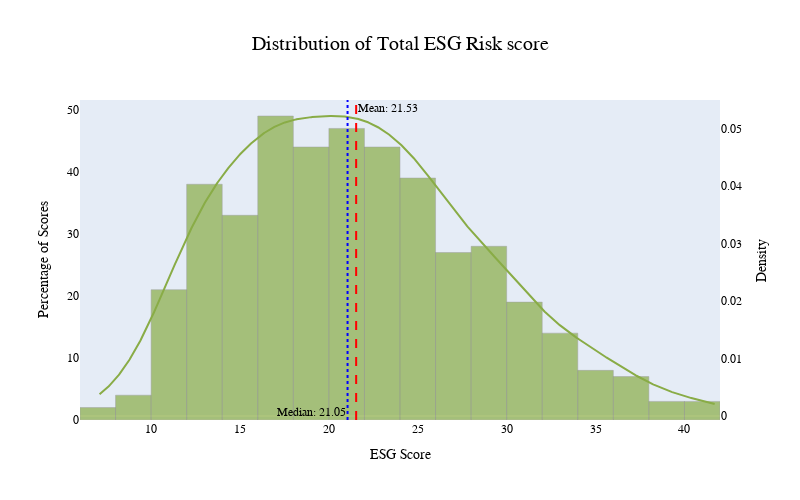
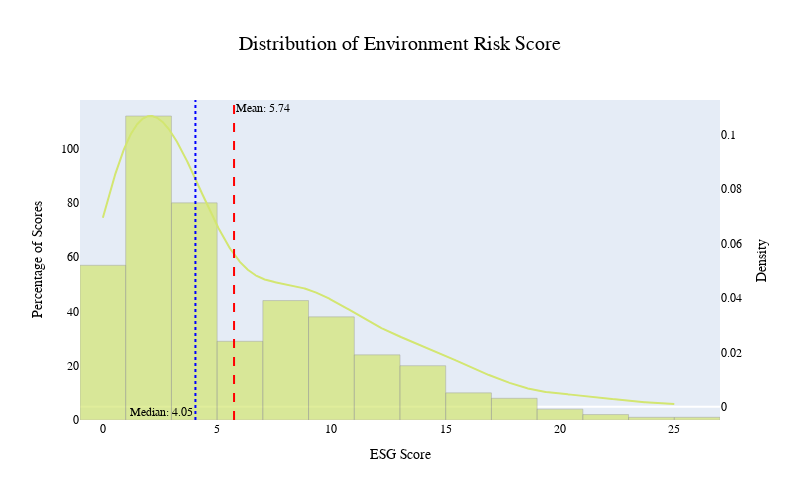
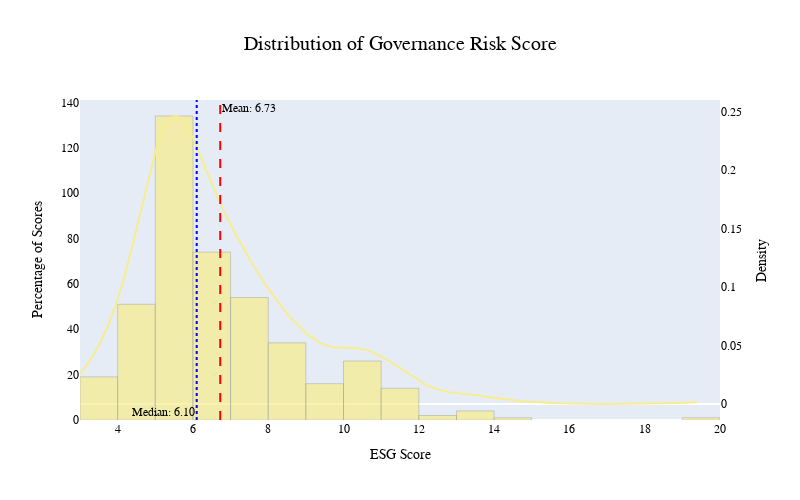
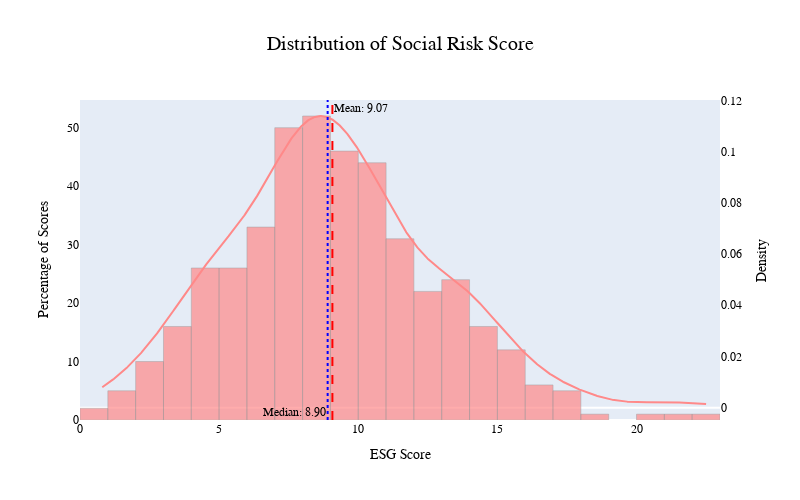

Notebook cell for these charts, in order:
### Code cell
import pandas as pd
import plotly.graph_objects as go
import plotly.express as px
import numpy as np
from scipy.stats import gaussian_kde
from plotly.subplots import make_subplots


esg_scores = df2_cleaned[['Total ESG Risk score', 'Environment Risk Score', 'Governance Risk Score', 'Social Risk Score', 'ESG Risk Level']]

# Melt the dataframe
esg_long = esg_scores.melt(id_vars=["ESG Risk Level"], var_name="ESG Category", value_name="Score")
esg_long["ESG Category"] = esg_long["ESG Category"].astype("category")

# Define category colors
category_colors = {
    "Total ESG Risk score": "#89ac46", 
    "Environment Risk Score": "#d3e671", 
    "Governance Risk Score": "#f8ed8c", 
    "Social Risk Score": "#ff8989"
}

def plot1():

    # Create individual histograms for each ESG category
    for col in esg_scores.columns[:-1]:  
        
        data = esg_long[esg_long['ESG Category'] == col]['Score']
        
        # Create a histogram using Plotly Express
        fig = px.histogram(
            data, 
            x="Score", 
            nbins=25, 
            opacity=0.7, 
            title=f"Distribution of {col}", 
            color_discrete_sequence=[category_colors[col]],  # Use category-specific color
            labels={"Score": "ESG Score", "percent": "Percentage of Scores"}  # Improve axis labels
        )
        
        # Remove gridlines
        fig.update_yaxes(showgrid=False, showticklabels=True, title_text="Percentage of Scores")
        fig.update_xaxes(showgrid=False, title_text="ESG Score")
        
        # Adjust layout settings
        fig.update_layout(
            height=500,
            width=800,
            showlegend=False,
            title_font_size=20,  
            title_x=0.5,
            font=dict(family="Arial", size=12, color="black") 
        )
        
        # Calculate KDE using scipy
        kde = gaussian_kde(data)
        x = np.linspace(data.min(), data.max(), 1000)  
        y = kde(x)  # Calculate KDE values
        
        # Add a secondary y-axis for the KDE line
        fig.update_layout(
            yaxis2=dict(
                title="Density",
                overlaying="y", 
                side="right",  # Place the secondary y-axis on the right
                showgrid=False
            )
        )
        
        # Add a density line (KDE) to the histogram on the secondary y-axis
        fig.add_trace(
            go.Scatter(
                x=x,
                y=y,
                mode='lines',
                name=f'{col} KDE',  # KDE label
                line=dict(color=category_colors[col], dash='solid', width=2),
                showlegend=False,
                yaxis="y2"  
            )
        )
        
        # Add mean and median lines
        mean = data.mean()
        median = data.median()
        
        # Add mean line
        fig.add_vline(
            x=mean, 
            line=dict(color="red", width=2, dash="dash"), 
            annotation_text=f"Mean: {mean:.2f}", 
            annotation_position="top right"
        )
        
        # Add median line
        fig.add_vline(

            x=median, 
            line=dict(color="blue", width=2, dash="dot"), 
            annotation_text=f"Median: {median:.2f}", 
            annotation_position="bottom left"
        )

        fig.update_traces(marker=dict(line=dict(color='grey', width=0.5)))  
        
        # Show plot
        fig.show()

def plot2(): 

    # Create a subplot with 1 row and 4 columns (for 4 categories)
    fig = make_subplots(
        rows=1, cols=4,  
        shared_yaxes=False,  
        column_titles=["Total ESG Risk score", "Environment Risk Score", "Governance Risk Score", "Social Risk Score"]
    )

    # Add histograms and KDE lines to each subplot
    for i, col in enumerate(esg_scores.columns[:-1]):
        esg_category_data = esg_long[esg_long['ESG Category'] == col]
        
        # Create the histogram for each category
        fig.add_trace(
            go.Histogram(
                x=esg_category_data['Score'],
                nbinsx=25,
                opacity=0.7,
                histnorm="percent",
                marker_color=category_colors[col],
                name=f"{col} Histogram", 
                showlegend = False
            ),
            row=1, col=i+1  # Place in the first row, i-th column
        )

        # Calculate KDE using scipy gaussian_kde
        kde = gaussian_kde(esg_category_data['Score'].dropna())  # KDE calculation (remove NaNs)
        x = np.linspace(esg_category_data['Score'].min(), esg_category_data['Score'].max(), 1000)  # X values for KDE line
        y = kde(x)  # KDE values

        # Add a KDE line to the plot
        fig.add_trace(
            go.Scatter(
                x=x,
                y=y * 100,  # Scale the KDE to match percentage values of histogram
                mode="lines",
                name=f"{col} KDE",
                line=dict(color=category_colors[col], width=2),
                showlegend=False  # Prevent adding to legend
            ),
            row=1, col=i+1  # Place in the first row, i-th column
        )

    # Update layout
    fig.update_layout(
        height=600,
        width=1200,
        showlegend=True,  # Optionally show legend for the color mapping
        title="Distribution of ESG Scores with KDE Lines",
        title_x=0.5,  # Center the title
        title_y=0.98,  # Adjust the title positioning
        bargap=0.1
    )

    # Remove gridlines and adjust axes
    fig.update_yaxes(showgrid=False)
    fig.update_xaxes(showgrid=False)

    # Show plot
    fig.show()

plot1()
plot2()

### Figure 1 — Plotly figure (JSON) as saved in the notebook; plotly's stock layout.template omitted (floating-point values rounded to 4 significant figures; data arrays with more than 128 entries replaced by an {"elided": "..."} marker saying what was removed)
{"data": [{"bingroup": "x", "hovertemplate": "ESG Score=%{x}<br>count=%{y}<extra></extra>", "legendgroup": "", "marker": {"color": "#89ac46", "line": {"color": "grey", "width": 0.5}, "opacity": 0.7, "pattern": {"shape": ""}}, "name": "", "nbinsx": 25, "orientation": "v", "showlegend": false, "type": "histogram", "x": {"elided": "430 float values"}, "xaxis": "x", "yaxis": "y"}, {"line": {"color": "#89ac46", "dash": "solid", "width": 2}, "marker": {"line": {"color": "grey", "width": 0.5}}, "mode": "lines", "name": "Total ESG Risk score KDE", "showlegend": false, "type": "scatter", "x": {"elided": "1000 float values"}, "y": {"elided": "1000 float values"}, "yaxis": "y2"}], "layout": {"annotations": [{"showarrow": false, "text": "Mean: 21.53", "x": 21.53, "xanchor": "left", "xref": "x", "y": 1, "yanchor": "top", "yref": "y domain"}, {"showarrow": false, "text": "Median: 21.05", "x": 21.05, "xanchor": "right", "xref": "x", "y": 0, "yanchor": "bottom", "yref": "y domain"}], "barmode": "relative", "font": {"color": "black", "family": "Arial", "size": 12}, "height": 500, "legend": {"tracegroupgap": 0}, "shapes": [{"line": {"color": "red", "dash": "dash", "width": 2}, "type": "line", "x0": 21.53, "x1": 21.53, "xref": "x", "y0": 0, "y1": 1, "yref": "y domain"}, {"line": {"color": "blue", "dash": "dot", "width": 2}, "type": "line", "x0": 21.05, "x1": 21.05, "xref": "x", "y0": 0, "y1": 1, "yref": "y domain"}], "showlegend": false, "title": {"font": {"size": 20}, "text": "Distribution of Total ESG Risk score", "x": 0.5}, "width": 800, "xaxis": {"anchor": "y", "domain": [0, 1], "showgrid": false, "title": {"text": "ESG Score"}}, "yaxis": {"anchor": "x", "domain": [0, 1], "showgrid": false, "showticklabels": true, "title": {"text": "Percentage of Scores"}}, "yaxis2": {"overlaying": "y", "showgrid": false, "side": "right", "title": {"text": "Density"}}}}

### Figure 2 — Plotly figure (JSON) as saved in the notebook; plotly's stock layout.template omitted (floating-point values rounded to 4 significant figures; data arrays with more than 128 entries replaced by an {"elided": "..."} marker saying what was removed)
{"data": [{"bingroup": "x", "hovertemplate": "ESG Score=%{x}<br>count=%{y}<extra></extra>", "legendgroup": "", "marker": {"color": "#d3e671", "line": {"color": "grey", "width": 0.5}, "opacity": 0.7, "pattern": {"shape": ""}}, "name": "", "nbinsx": 25, "orientation": "v", "showlegend": false, "type": "histogram", "x": {"elided": "430 float values"}, "xaxis": "x", "yaxis": "y"}, {"line": {"color": "#d3e671", "dash": "solid", "width": 2}, "marker": {"line": {"color": "grey", "width": 0.5}}, "mode": "lines", "name": "Environment Risk Score KDE", "showlegend": false, "type": "scatter", "x": {"elided": "1000 float values"}, "y": {"elided": "1000 float values"}, "yaxis": "y2"}], "layout": {"annotations": [{"showarrow": false, "text": "Mean: 5.74", "x": 5.74, "xanchor": "left", "xref": "x", "y": 1, "yanchor": "top", "yref": "y domain"}, {"showarrow": false, "text": "Median: 4.05", "x": 4.05, "xanchor": "right", "xref": "x", "y": 0, "yanchor": "bottom", "yref": "y domain"}], "barmode": "relative", "font": {"color": "black", "family": "Arial", "size": 12}, "height": 500, "legend": {"tracegroupgap": 0}, "shapes": [{"line": {"color": "red", "dash": "dash", "width": 2}, "type": "line", "x0": 5.74, "x1": 5.74, "xref": "x", "y0": 0, "y1": 1, "yref": "y domain"}, {"line": {"color": "blue", "dash": "dot", "width": 2}, "type": "line", "x0": 4.05, "x1": 4.05, "xref": "x", "y0": 0, "y1": 1, "yref": "y domain"}], "showlegend": false, "title": {"font": {"size": 20}, "text": "Distribution of Environment Risk Score", "x": 0.5}, "width": 800, "xaxis": {"anchor": "y", "domain": [0, 1], "showgrid": false, "title": {"text": "ESG Score"}}, "yaxis": {"anchor": "x", "domain": [0, 1], "showgrid": false, "showticklabels": true, "title": {"text": "Percentage of Scores"}}, "yaxis2": {"overlaying": "y", "showgrid": false, "side": "right", "title": {"text": "Density"}}}}

### Figure 3 — Plotly figure (JSON) as saved in the notebook; plotly's stock layout.template omitted (floating-point values rounded to 4 significant figures; data arrays with more than 128 entries replaced by an {"elided": "..."} marker saying what was removed)
{"data": [{"bingroup": "x", "hovertemplate": "ESG Score=%{x}<br>count=%{y}<extra></extra>", "legendgroup": "", "marker": {"color": "#f8ed8c", "line": {"color": "grey", "width": 0.5}, "opacity": 0.7, "pattern": {"shape": ""}}, "name": "", "nbinsx": 25, "orientation": "v", "showlegend": false, "type": "histogram", "x": {"elided": "430 float values"}, "xaxis": "x", "yaxis": "y"}, {"line": {"color": "#f8ed8c", "dash": "solid", "width": 2}, "marker": {"line": {"color": "grey", "width": 0.5}}, "mode": "lines", "name": "Governance Risk Score KDE", "showlegend": false, "type": "scatter", "x": {"elided": "1000 float values"}, "y": {"elided": "1000 float values"}, "yaxis": "y2"}], "layout": {"annotations": [{"showarrow": false, "text": "Mean: 6.73", "x": 6.725, "xanchor": "left", "xref": "x", "y": 1, "yanchor": "top", "yref": "y domain"}, {"showarrow": false, "text": "Median: 6.10", "x": 6.1, "xanchor": "right", "xref": "x", "y": 0, "yanchor": "bottom", "yref": "y domain"}], "barmode": "relative", "font": {"color": "black", "family": "Arial", "size": 12}, "height": 500, "legend": {"tracegroupgap": 0}, "shapes": [{"line": {"color": "red", "dash": "dash", "width": 2}, "type": "line", "x0": 6.725, "x1": 6.725, "xref": "x", "y0": 0, "y1": 1, "yref": "y domain"}, {"line": {"color": "blue", "dash": "dot", "width": 2}, "type": "line", "x0": 6.1, "x1": 6.1, "xref": "x", "y0": 0, "y1": 1, "yref": "y domain"}], "showlegend": false, "title": {"font": {"size": 20}, "text": "Distribution of Governance Risk Score", "x": 0.5}, "width": 800, "xaxis": {"anchor": "y", "domain": [0, 1], "showgrid": false, "title": {"text": "ESG Score"}}, "yaxis": {"anchor": "x", "domain": [0, 1], "showgrid": false, "showticklabels": true, "title": {"text": "Percentage of Scores"}}, "yaxis2": {"overlaying": "y", "showgrid": false, "side": "right", "title": {"text": "Density"}}}}

### Figure 4 — Plotly figure (JSON) as saved in the notebook; plotly's stock layout.template omitted (floating-point values rounded to 4 significant figures; data arrays with more than 128 entries replaced by an {"elided": "..."} marker saying what was removed)
{"data": [{"bingroup": "x", "hovertemplate": "ESG Score=%{x}<br>count=%{y}<extra></extra>", "legendgroup": "", "marker": {"color": "#ff8989", "line": {"color": "grey", "width": 0.5}, "opacity": 0.7, "pattern": {"shape": ""}}, "name": "", "nbinsx": 25, "orientation": "v", "showlegend": false, "type": "histogram", "x": {"elided": "430 float values"}, "xaxis": "x", "yaxis": "y"}, {"line": {"color": "#ff8989", "dash": "solid", "width": 2}, "marker": {"line": {"color": "grey", "width": 0.5}}, "mode": "lines", "name": "Social Risk Score KDE", "showlegend": false, "type": "scatter", "x": {"elided": "1000 float values"}, "y": {"elided": "1000 float values"}, "yaxis": "y2"}], "layout": {"annotations": [{"showarrow": false, "text": "Mean: 9.07", "x": 9.07, "xanchor": "left", "xref": "x", "y": 1, "yanchor": "top", "yref": "y domain"}, {"showarrow": false, "text": "Median: 8.90", "x": 8.9, "xanchor": "right", "xref": "x", "y": 0, "yanchor": "bottom", "yref": "y domain"}], "barmode": "relative", "font": {"color": "black", "family": "Arial", "size": 12}, "height": 500, "legend": {"tracegroupgap": 0}, "shapes": [{"line": {"color": "red", "dash": "dash", "width": 2}, "type": "line", "x0": 9.07, "x1": 9.07, "xref": "x", "y0": 0, "y1": 1, "yref": "y domain"}, {"line": {"color": "blue", "dash": "dot", "width": 2}, "type": "line", "x0": 8.9, "x1": 8.9, "xref": "x", "y0": 0, "y1": 1, "yref": "y domain"}], "showlegend": false, "title": {"font": {"size": 20}, "text": "Distribution of Social Risk Score", "x": 0.5}, "width": 800, "xaxis": {"anchor": "y", "domain": [0, 1], "showgrid": false, "title": {"text": "ESG Score"}}, "yaxis": {"anchor": "x", "domain": [0, 1], "showgrid": false, "showticklabels": true, "title": {"text": "Percentage of Scores"}}, "yaxis2": {"overlaying": "y", "showgrid": false, "side": "right", "title": {"text": "Density"}}}}
